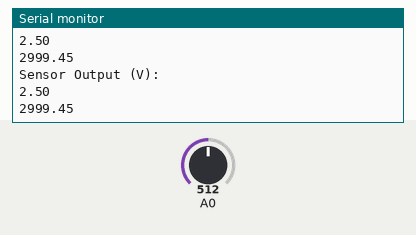
Bench run of a sketch on a simulated Arduino Uno, built with avr-gcc and run on an emulated ATmega328P. On the bench: the last lines printed to the serial monitor. The inputs (shaded band) are chosen by the test bench; at power-on: A0 = 512.

Above: at 1.8 s.
1.9 s: A0 set to 716
At 2.8 s:
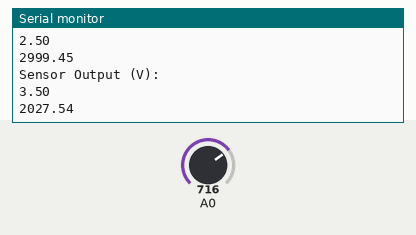
3.4 s: A0 set to 900
At 4.4 s:
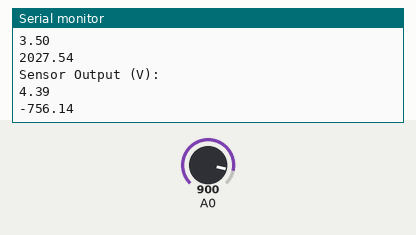
Timing chart, 0 to 6.4 s (numbered marks = the images above; inputs shaded):
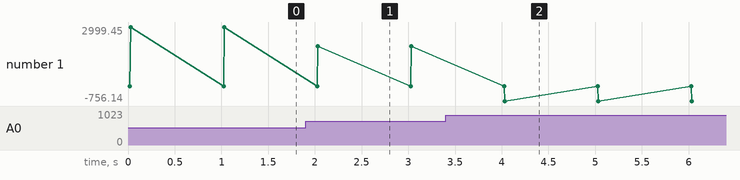

Measured:
- after the input at 1.9 s, the serial monitor: prints a new line after 0.12 s (image 1)
- after the input at 3.4 s, the serial monitor: prints a new line after 0.63 s (image 2)
- plotted number 1: 2999.45 → 2027.54 after the input at 1.9 s, 2027.54 → -756.14 after the input at 3.4 s

The sketch:

TurbidityTest.ino
```cpp
//Kacper Czajka
//B0012855
//Sample Code to test Turbidity

void setup() {
  Serial.begin(9600);

}
void loop() {
  int sensorValue = analogRead(A0);
  float voltage = sensorValue * (5.0 / 1024.0);
  float ntu = -1120.4*square(voltage)+5742.3*voltage-4353.8;

  Serial.println ("Sensor Output (V):");
  Serial.println (voltage);
  Serial.println (ntu);
  Serial.println();
  delay(1000);
}
```
